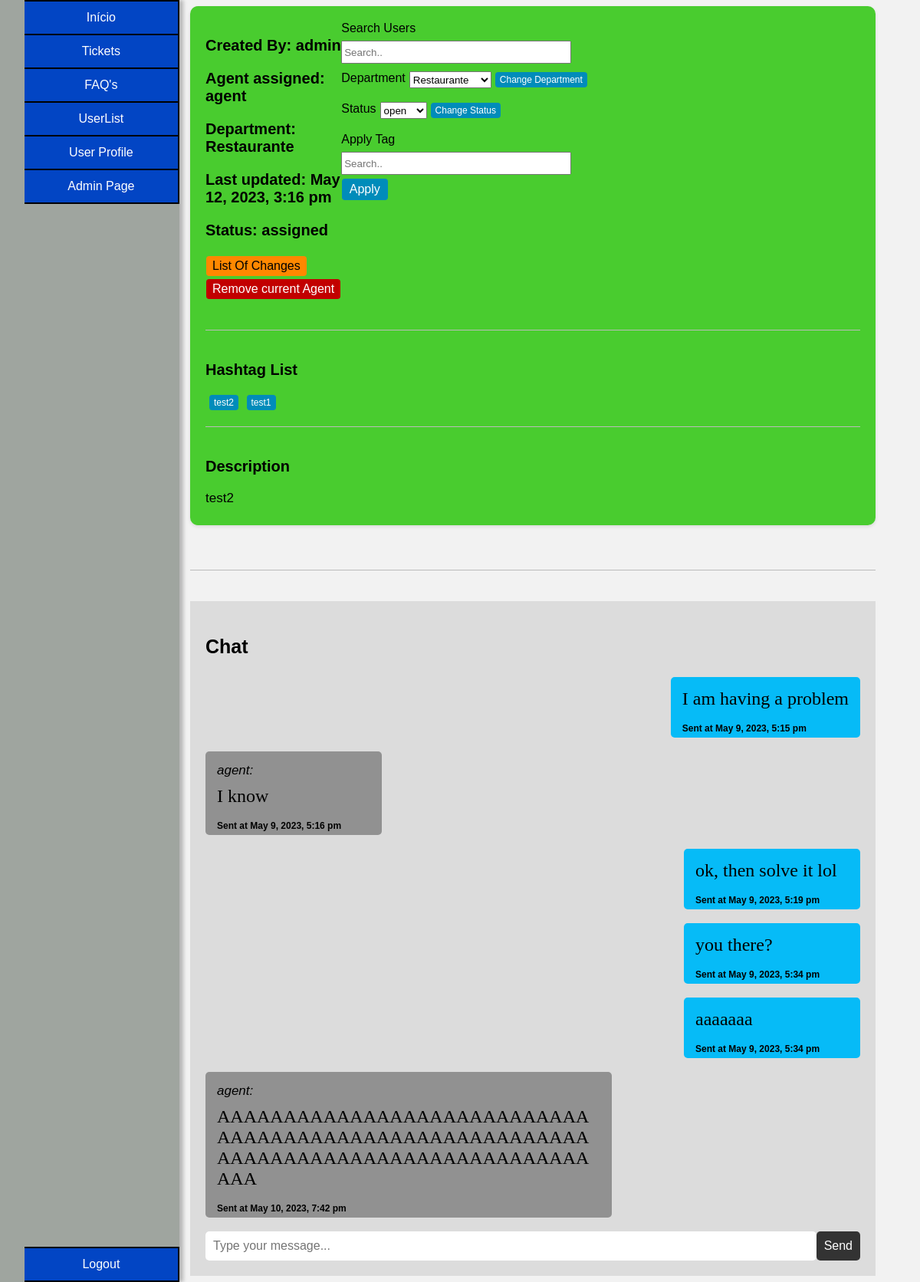
The page /pages/ticket_page.php?ticket_id=2 (signed in) on the database as committed earlier.
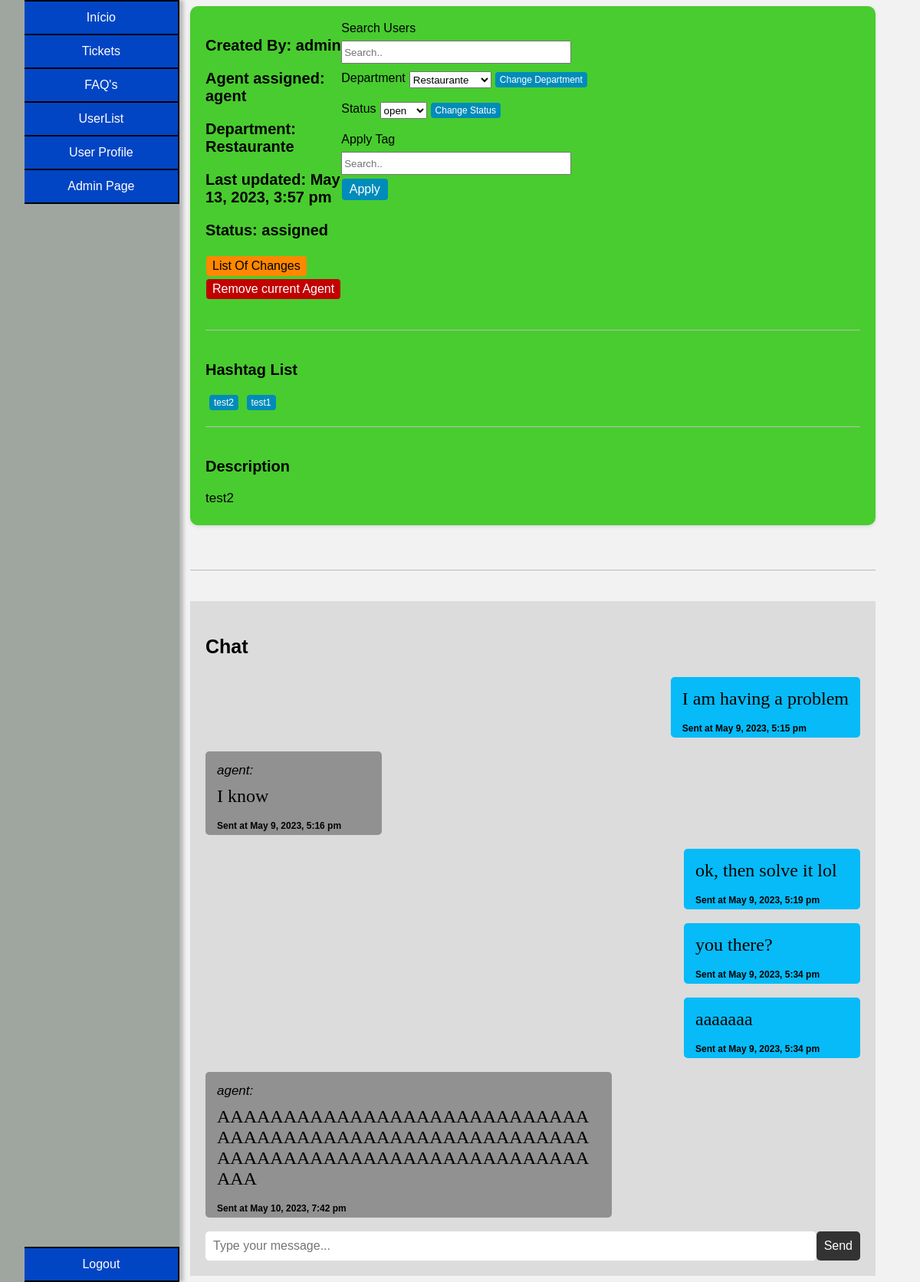
The same page on the database as committed later.
### tables this page shows
CREATE TABLE tickets(
    id INTEGER PRIMARY KEY,
    department_id INTEGER,
    client_id INTEGER,
    agent_id INTEGER,
    subject VARCHAR(200) NOT NULL,
    description TEXT NOT NULL,
    status VARCHAR(10) CHECK(status = 'open' or status = 'assigned' or status = 'closed') NOT NULL,
    priority VARCHAR(10) CHECK(priority = 'low' or priority = 'medium' or priority ='high') NOT NULL,
    created_at DATETIME NOT NULL,
    updated_at DATETIME,
    FOREIGN KEY (department_id) REFERENCES department(id),
    FOREIGN KEY (client_id) REFERENCES user(id),
    FOREIGN KEY (agent_id) REFERENCES user(id)
);

### utils/functions.php (called while the page is built, shortened)
<?php
function searchUser($id){
    $db = getDatabaseConnection();
    $stmt = $db->prepare('SELECT * FROM user WHERE id = ?');
    $stmt->execute(array($id));
    return $stmt->fetch();
}
function searchDepartment($department_id){
    $db = getDatabaseConnection();
    $stmt = $db->prepare('SELECT * FROM department WHERE id = ?');
    $stmt->execute(array($department_id));
    $department = $stmt->fetch();
    return $department;
}
function searchTicket($ticket_id){
    $db = getDatabaseConnection();
    $stmt = $db->prepare('SELECT * FROM tickets WHERE id = ?');
    $stmt->execute(array($ticket_id));
    $ticket = $stmt->fetch();
    return $ticket;
}
?>

### pages/ticket_page.php (the view, shortened to what the changed rows need)
<?php
require_once('../utils/functions.php');
$user = searchUser($_SESSION["user_id"]);
$ticket_to_display = searchTicket($_GET["ticket_id"]);
?>
<!DOCTYPE html>
<html lang="en-US">
<link rel="stylesheet" href="../css/style_index.css">
<link rel="stylesheet" href="../css/ticket_page.css">
   <head>
   </head>
   <body>
    <div class="container_master">
      <div class="content">
        <div class="box">
          <div class="group">
          <div class="info">
            <h3>Created By: <?php $search_user = searchUser($ticket_to_display["client_id"]); echo $search_user["name"]?></h3>
            <h3>Agent assigned: <?php $search_user = searchUser($ticket_to_display["agent_id"]); if($search_user != null){echo $search_user["name"];}else{echo "N/A";}?></h3>
            <h3>Department: <?php $department = searchDepartment($ticket_to_display["department_id"]);if($department != null){echo $department["name"];}else{echo "N/A";}?></h3>
            <h3>Last updated: <?php if($ticket_to_display["updated_at"] == null){echo $ticket_to_display["created_at"];}else{echo $ticket_to_display["updated_at"];} ?></h3>
            <h3>Status: <?php echo $ticket_to_display["status"]; ?></h3>
            <?php if(($user["role"] != "client")):?>
              <div class="changes">
                <button onclick="sendDataTicketList('<?php echo $ticket_to_display['id'] ?>')">List Of Changes</button>
              </div>
              <?php if ($ticket_to_display["status"] != "closed"): ?>
                <div>
                  <form method="POST">
                  </form>
                </div>
                <br>
              <?php endif; ?>
            <?php endif; ?>
          </div>
          </div>
          <div class="description">
            <h3>Description</h3>
            <p> <?php echo $ticket_to_display["description"] ?> </p>
          </div>
        </div>
        <br>
      </div>
    </div>
   </body>
</html>

Rows that differ between the two databases and show on the page:
changed tickets "assigned": updated_at "May 12, 2023, 3:16 pm" → "May 13, 2023, 3:57 pm"
